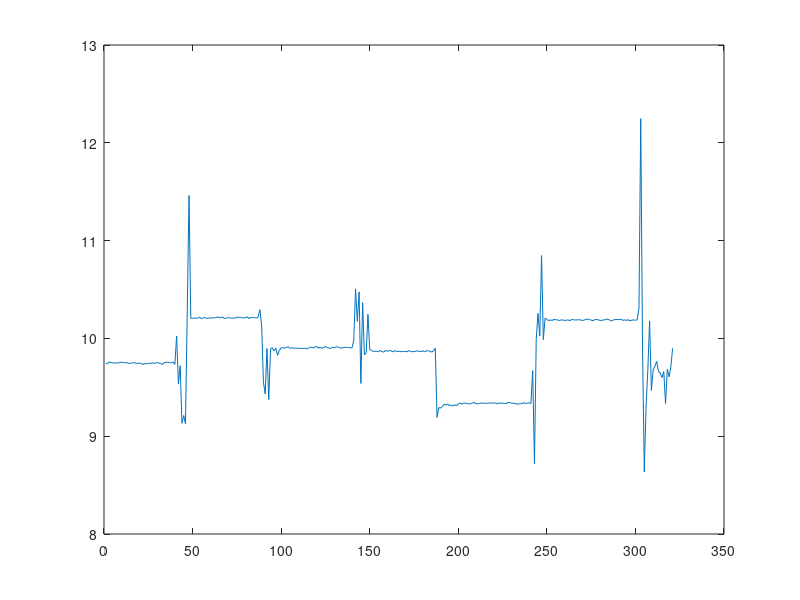

Source code (MATLAB): (Note: this script raises an error after producing the figure.)
clear
%CALIBRATION_SCRIPT This script computes the coefficients necessary to correct the data
%	The correction applies only for the accelerometers. It requires nine static 
%	captured positions, corrects the scale and bias of each of three accelerometers



load('calibration.mat')


%1-x 2-y 3-z
acc(:,1) = cell2mat(calibration(2:size(calibration,1),1));
acc(:,2) = cell2mat(calibration(2:size(calibration,1),2));
acc(:,3) = cell2mat(calibration(2:size(calibration,1),3));
time = 0.5 * 10^-3 * cell2mat(calibration(2:size(calibration,1),32)); %milliseconds



gyro(:,1) = cell2mat(calibration(2:size(calibration,1),10));
gyro(:,2) = cell2mat(calibration(2:size(calibration,1),11));
gyro(:,3) = cell2mat(calibration(2:size(calibration,1),12));



%subplot(2,1,1)
plot(sqrt(acc(:,1).^2+acc(:,2).^2+acc(:,3).^2))
hold on


%{
The user has to define the ranges by him/her self
This is done by examine the plot
%}

range{1}=5:37;
range{2}=52:84;
range{3}=104:137;
range{4}=153:183;
range{5}=204:238;
range{6}=250:298;

gamma=9.8123;

%cal_phi(i,k,l)
for i = 1:size(range,2)
    cut = acc(range{i},:);
    l(i,:) = mean(cut, 1);
end

handle = @(x) f_g(x,l,gamma);
x0=zeros(6,1);

options = optimoptions(@fsolve,'Display','iter',...
    'Algorithm','trust-region',...
    'SpecifyObjectiveGradient',false,'PrecondBandWidth',0);
[x,fval,exitflag,output] = fsolve(handle,x0,options);

bgx=x(1);
bgy=x(2);
bgz=x(3);
sgx=x(4);
sgy=x(5);
sgz=x(6);

for i=1:3
    acc(:,i)=acc(:,i)-x(i)*ones(size(acc,1),1);
end

for i=1:3
    acc(:,i)=acc(:,i)/(1+x(i+3));
end

%subplot(2,1,2)
plot(sqrt(acc(:,1).^2+acc(:,2).^2+acc(:,3).^2))

